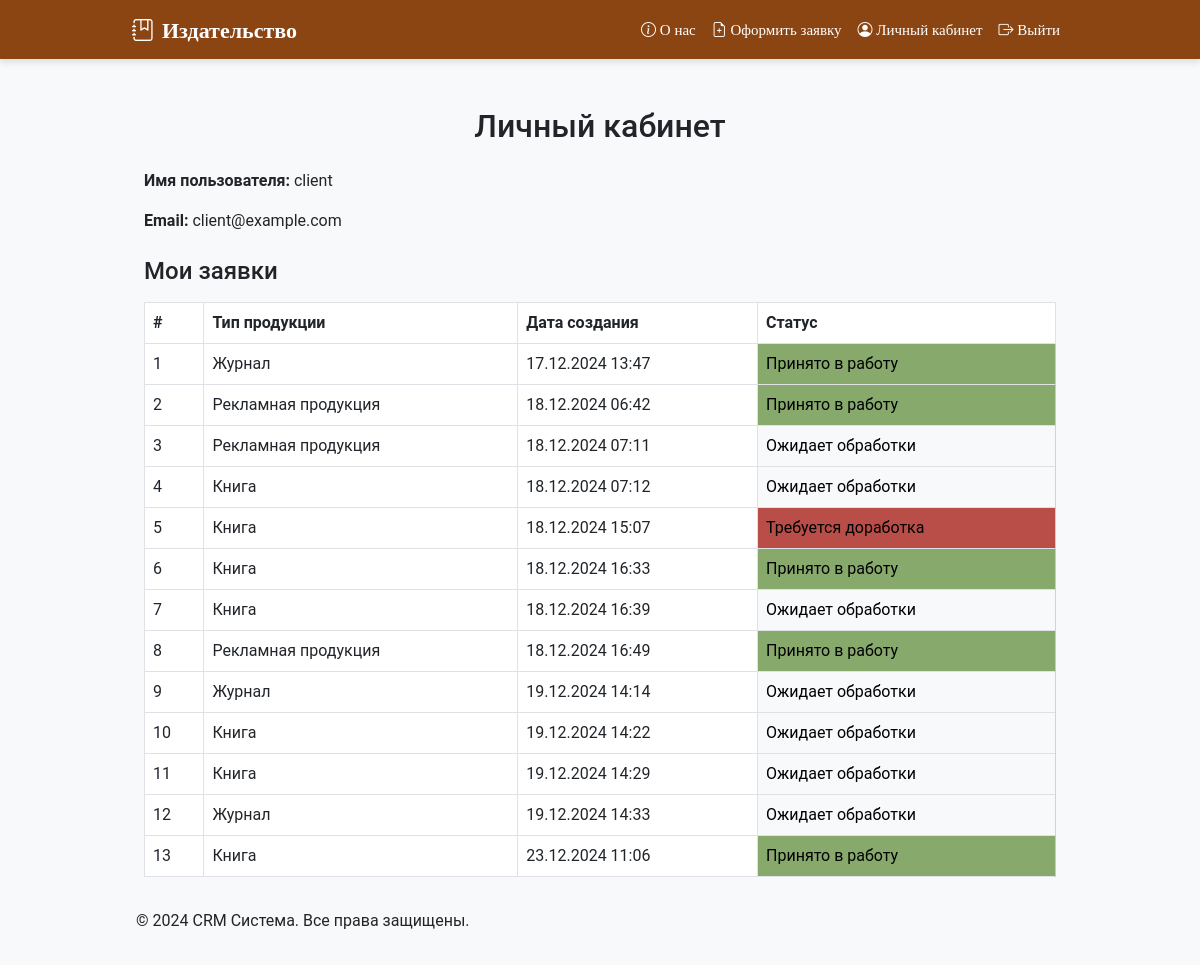
The page /profile (signed in) on the database its author committed.
### models.py (models this page shows, shortened)
class User(UserMixin, db.Model):
    id = db.Column(db.Integer, primary_key=True)
    username = db.Column(db.String(150), nullable=False, unique=True)
    password = db.Column(db.String(150), nullable=False)
    email = db.Column(db.String(150), nullable=False, unique=True)
    role = db.Column(db.String(50), nullable=False)  # admin или client

class Order(db.Model):
    id = db.Column(db.Integer, primary_key=True)
    client_id = db.Column(db.Integer, db.ForeignKey('user.id'), nullable=False)
    client = db.relationship('User', backref='orders', lazy=True)  # Добавлено
    product_type = db.Column(db.String(50), nullable=False)
    book_title = db.Column(db.String(200), nullable=True)
    author_name = db.Column(db.String(100), nullable=True)
    pages_count = db.Column(db.Integer, nullable=True)
    binding_type = db.Column(db.String(50), nullable=True)
    paper_type = db.Column(db.String(50), nullable=True)
    copies_count = db.Column(db.Integer, nullable=True)
    magazine_title = db.Column(db.String(200), nullable=True)
    magazine_pages_count = db.Column(db.Integer, nullable=True)
    magazine_paper_type = db.Column(db.String(50), nullable=True)
    magazine_copies_count = db.Column(db.Integer, nullable=True)
    advertisement_paper_type = db.Column(db.String(50), nullable=True)
    advertisement_image_filename = db.Column(db.String(200), nullable=True)
    file_name = db.Column(db.String(200), nullable=True)
    status = db.Column(db.String(50), default="Ожидает обработки")
    created_at = db.Column(db.DateTime, default=datetime.utcnow)
    updated_at = db.Column(db.DateTime, default=datetime.utcnow, onupdate=datetime.utcnow)
    assigned_employee = db.Column(db.String(100), nullable=True)

### app.py (the view)
@app.route('/profile')
@login_required
def profile():
    if current_user.role != 'client':
        flash('У вас нет доступа к этой странице.', 'danger')
        return redirect(url_for('index'))
    orders = Order.query.filter_by(client_id=current_user.id).all()
    return render_template('client_profile.html', orders=orders)

### app.py (called while the page is built)
@login_manager.user_loader
def load_user(user_id):
    return User.query.get(int(user_id))

### templates/client_profile.html (shortened to what this page needs)
{% extends 'base.html' %}
{% block content %}
<div class="container mt-4">
    <h2 class="text-center mb-4">Личный кабинет</h2>
    <div class="mb-4">
        <p><strong>Имя пользователя:</strong> {{ current_user.username }}</p>
        <p><strong>Email:</strong> {{ current_user.email }}</p>
    </div>
    <h4>Мои заявки</h4>
    {% if orders %}
        <table class="table table-bordered mt-3">
        <thead>
            <tr>
                <th>#</th>
                <th>Тип продукции</th>
                <th>Дата создания</th>
                <th>Статус</th>
            </tr>
        </thead>
        <tbody>
            {% for order in orders %}
            <tr ondblclick="location.href='{{ url_for('edit_order', order_id=order.id) }}';" style="cursor: pointer;">
                <td>{{ loop.index }}</td>
                <td>
                    {% if order.product_type == 'book' %}
                        Книга
                    {% elif order.product_type == 'magazine' %}
                        Журнал
                    {% elif order.product_type == 'advertisement' %}
                        Рекламная продукция
                    {% else %}
                        Неизвестный тип
                    {% endif %}
                </td>
                <td>{{ order.created_at.strftime('%d.%m.%Y %H:%M') }}</td>
                <td class="
                    {% if order.status == 'Требуется доработка' %}
                        table-danger
                    {% elif order.status == 'Принято в работу' %}
                        table-success
                    {% elif order.status == 'Ожидает обработки' %}
                        table-info
                    {% endif %}
                ">
                    {{ order.status }}
                </td>
            </tr>
            {% endfor %}
        </tbody>
    </table>
    {% else %}
    <p>У вас пока нет заявок.</p>
    {% endif %}
</div>
{% endblock %}

### templates/base.html (shortened to what this page needs)
<!DOCTYPE html>
<html lang="en">
<head>
    <link href="https://cdn.jsdelivr.net/npm/bootstrap@5.3.0-alpha1/dist/css/bootstrap.min.css" rel="stylesheet">
    <link href="https://cdn.jsdelivr.net/npm/bootstrap-icons/font/bootstrap-icons.css" rel="stylesheet">
    <link rel="stylesheet" href="{{ url_for('static', filename='styles.css') }}">
</head>
<body>
    <nav class="navbar navbar-expand-lg">
    <div class="container">
        <a class="navbar-brand" href="{{ url_for('home') }}">
            <i class="bi bi-journal-bookmark"></i> Издательство
        </a>
        <div class="collapse navbar-collapse" id="navbarNav">
            <ul class="navbar-nav ms-auto">
                {% if current_user.is_authenticated %}
                    {% if current_user.role == 'client' %}
                        <li class="nav-item">
                            <a class="nav-link" href="{{ url_for('about') }}">
                                <i class="bi bi-info-circle"></i> О нас
                            </a>
                        </li>
                        <li class="nav-item">
                            <a class="nav-link" href="{{ url_for('new_order') }}">
                                <i class="bi bi-file-earmark-plus"></i> Оформить заявку
                            </a>
                        </li>
                        <li class="nav-item">
                            <a class="nav-link" href="{{ url_for('profile') }}">
                                <i class="bi bi-person-circle"></i> Личный кабинет
                            </a>
                        </li>
                    {% endif %}
                    <li class="nav-item">
                        <a class="nav-link" href="{{ url_for('logout') }}">
                            <i class="bi bi-box-arrow-right"></i> Выйти
                        </a>
                    </li>
                {% endif %}
            </ul>
        </div>
    </div>
</nav>
    <main class="flex-grow-1 container mt-4">
        {% block content %}{% endblock %}
    </main>
    <footer class="bg-light text-center text-lg-start mt-auto">
        <div class="container p-3">
            <p>© 2024 CRM Система. Все права защищены.</p>
        </div>
    </footer>
</body>
</html>

### static/styles.css (style rules this page uses)
body { margin: 0; padding: 0; font-family: 'Roboto', sans-serif; background-color: #f8f9fa; }
.container { max-width: 960px; }
html, body { height: 100%; margin: 0; }
body { display: flex; flex-direction: column; }
main { flex: 1 0 auto; }
footer { flex-shrink: 0; }
.navbar { background-color: #8B4513; font-family: 'Roboto Slab', serif; font-size: 15px; box-shadow: 0 4px 6px rgba(0, 0, 0, 0.1); }
.navbar .navbar-brand { font-weight: bold; font-size: 22px; color: white; display: flex; align-items: center; }
.navbar .navbar-brand i { margin-right: 8px; }
.navbar .nav-link { color: white !important; }
.table-danger { background-color: #b94e48 !important; color: #1f0608; }
.table-success { background-color: #87a96b !important; color: #1f0608; }
.table-info { background-color: #f8f9fa !important; color: #343a40; }

### rows shown on the page
User: username "client", email "client@example.com"
Order: product_type "Журнал", created_at "17.12.2024 13:47", status "Принято в работу"
Order: product_type "Рекламная продукция", created_at "18.12.2024 06:42", status "Принято в работу"
Order: product_type "Рекламная продукция", created_at "18.12.2024 07:11", status "Ожидает обработки"
Order: product_type "Книга", created_at "18.12.2024 07:12", status "Ожидает обработки"
Order: product_type "Книга", created_at "18.12.2024 15:07", status "Требуется доработка"
Order: product_type "Книга", created_at "18.12.2024 16:33", status "Принято в работу"
Order: product_type "Книга", created_at "18.12.2024 16:39", status "Ожидает обработки"
Order: product_type "Рекламная продукция", created_at "18.12.2024 16:49", status "Принято в работу"
Order: product_type "Журнал", created_at "19.12.2024 14:14", status "Ожидает обработки"
Order: product_type "Книга", created_at "19.12.2024 14:22", status "Ожидает обработки"
Order: product_type "Книга", created_at "19.12.2024 14:29", status "Ожидает обработки"
Order: product_type "Журнал", created_at "19.12.2024 14:33", status "Ожидает обработки"
Order: product_type "Книга", created_at "23.12.2024 11:06", status "Принято в работу"
